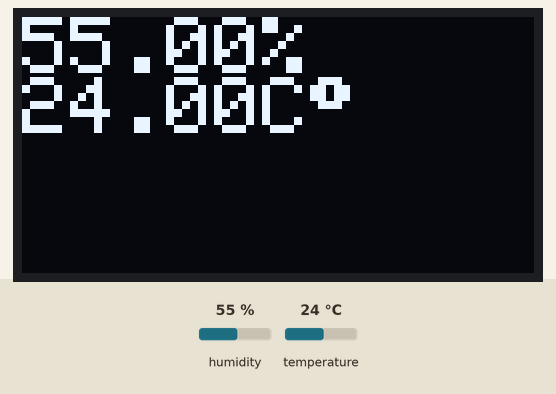
This sketch was run on a simulated ESP8266 (NodeMCU). Parts: 128×64 one-colour display. The test bench sets the inputs (shaded band); at power-on: humidity 55 %, temperature 24 °C.

Above: at 2.8 s.
2.9 s: humidity set to 22 %
At 5.0 s:
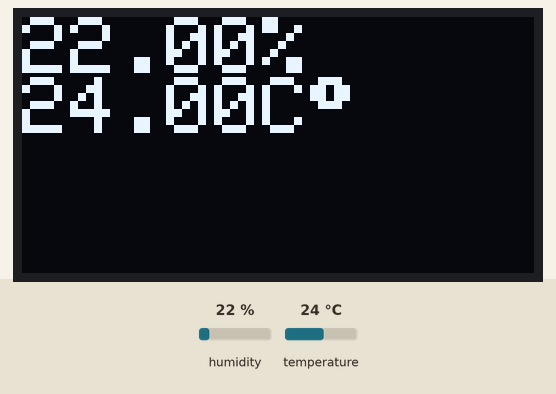
5.7 s: temperature set to 12 °C
At 7.4 s:
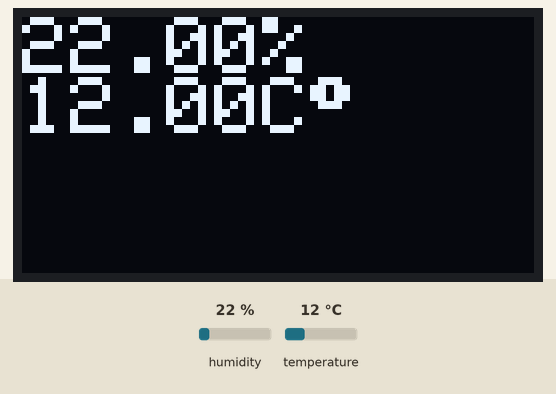
8.5 s: humidity set to 40 %
At 11.0 s:
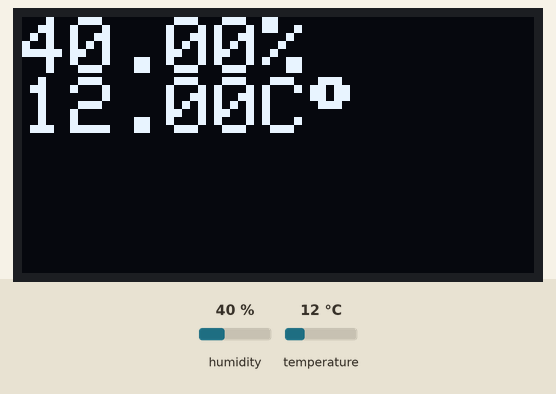
11.8 s: temperature set to 19 °C
At 13.4 s:
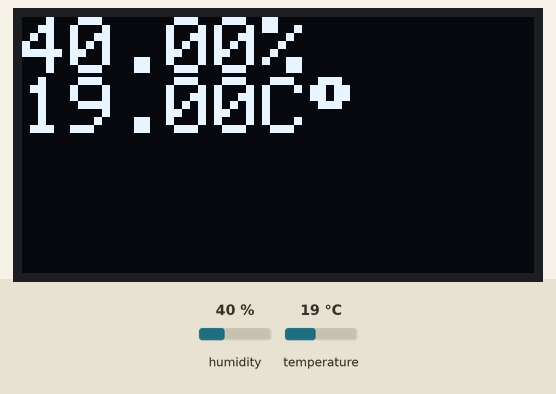
Timing chart, 0 to 14.9 s (numbered marks = the images above; inputs shaded):
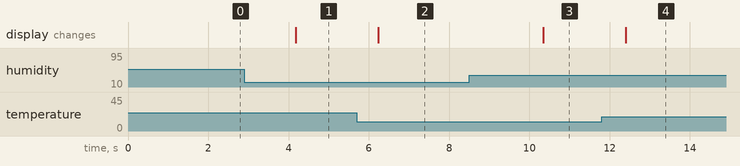

Measured:
- after the input at 2.9 s, the display: changes after 1.3 s (image 1)
- after the input at 5.7 s, the display: changes after 0.53 s (image 2)
- after the input at 8.5 s, the display: changes after 1.8 s (image 3)
- after the input at 11.8 s, the display: changes after 0.60 s (image 4)

The sketch:

Lab5-NodeMCU_DHT11test-OLED.ino
```cpp
#include <DHT.h>

#include <DHT.h>                // Include DHT sensor library
#include <Wire.h>               // Include I2C bus library
#include <Adafruit_GFX.h>
#include <Adafruit_SSD1306.h>

#define OLED_RESET -1
Adafruit_SSD1306 OLED(OLED_RESET);

#define DHTTYPE DHT22           // Define type of sensor
#define DHTPIN  D4              // Define connected pin

DHT dht(DHTPIN, DHTTYPE, 15);   // Initial DHT sensor

void setup()
{
  Serial.begin(9600);
  OLED.begin(SSD1306_SWITCHCAPVCC, 0x3C);
}
void loop()
{
  float humid = dht.readHumidity();     // Read humidity data
  float temp = dht.readTemperature();   // Read temperature data

  OLED.clearDisplay();
  OLED.setTextColor(WHITE);
  OLED.setCursor(0,0);
  OLED.setTextSize(2);
  OLED.print(humid + String("%"));
  OLED.setCursor(0,15);
  OLED.print(temp + String("C"));
  OLED.write(247);
  OLED.display();
  delay(1000);
}
```
